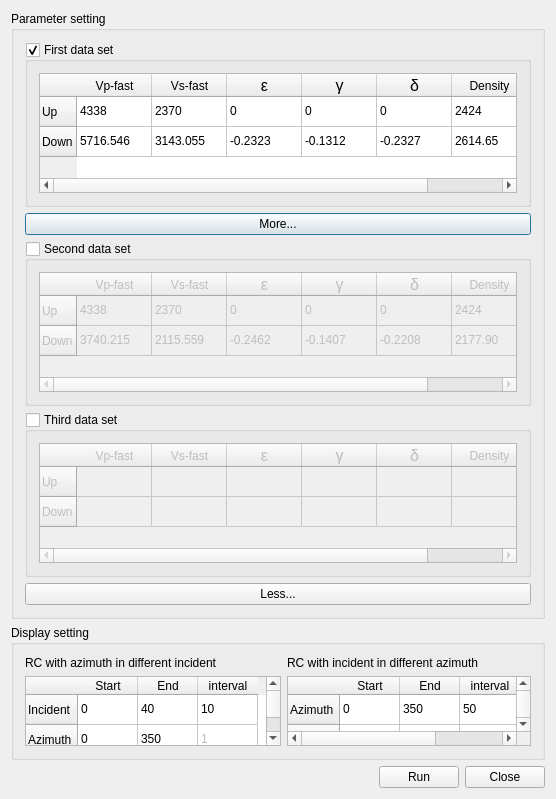
<?xml version="1.0" encoding="UTF-8"?>
<ui version="4.0">
 <class>CXDlgRruger</class>
 <widget class="QDialog" name="CXDlgRruger">
  <property name="geometry">
   <rect>
    <x>0</x>
    <y>0</y>
    <width>556</width>
    <height>760</height>
   </rect>
  </property>
  <property name="windowTitle">
   <string>Anisotropic (HTI) PP Reflection Coefficient Forwarding (Base on Ruger approximation)</string>
  </property>
  <layout class="QVBoxLayout" name="verticalLayout">
   <item>
    <widget class="QGroupBox" name="m_pGroupPara">
     <property name="title">
      <string>Parameter setting</string>
     </property>
     <property name="flat">
      <bool>true</bool>
     </property>
     <layout class="QVBoxLayout" name="verticalLayout_2">
      <item>
       <widget class="QGroupBox" name="m_pBoxTable0">
        <property name="title">
         <string>First data set</string>
        </property>
        <property name="checkable">
         <bool>true</bool>
        </property>
        <layout class="QGridLayout" name="gridLayout">
         <item row="0" column="0">
          <widget class="QTableWidget" name="m_pTable0">
           <property name="sizePolicy">
            <sizepolicy hsizetype="Expanding" vsizetype="Fixed">
             <horstretch>0</horstretch>
             <verstretch>0</verstretch>
            </sizepolicy>
           </property>
           <property name="maximumSize">
            <size>
             <width>16777215</width>
             <height>120</height>
            </size>
           </property>
           <attribute name="horizontalHeaderDefaultSectionSize">
            <number>75</number>
           </attribute>
           <row>
            <property name="text">
             <string>Up</string>
            </property>
           </row>
           <row>
            <property name="text">
             <string>Down</string>
            </property>
           </row>
           <column>
            <property name="text">
             <string>Vp-fast</string>
            </property>
           </column>
           <column>
            <property name="text">
             <string>Vs-fast</string>
            </property>
           </column>
           <column>
            <property name="text">
             <string>ε</string>
            </property>
            <property name="font">
             <font>
              <pointsize>12</pointsize>
              <weight>50</weight>
              <bold>false</bold>
             </font>
            </property>
           </column>
           <column>
            <property name="text">
             <string>γ</string>
            </property>
            <property name="font">
             <font>
              <pointsize>12</pointsize>
             </font>
            </property>
           </column>
           <column>
            <property name="text">
             <string>δ</string>
            </property>
            <property name="font">
             <font>
              <pointsize>12</pointsize>
             </font>
            </property>
           </column>
           <column>
            <property name="text">
             <string>Density</string>
            </property>
           </column>
           <item row="0" column="0">
            <property name="text">
             <string>4338</string>
            </property>
           </item>
           <item row="0" column="1">
            <property name="text">
             <string>2370</string>
            </property>
           </item>
           <item row="0" column="2">
            <property name="text">
             <string>0</string>
            </property>
           </item>
           <item row="0" column="3">
            <property name="text">
             <string>0</string>
            </property>
           </item>
           <item row="0" column="4">
            <property name="text">
             <string>0</string>
            </property>
           </item>
           <item row="0" column="5">
            <property name="text">
             <string>2424</string>
            </property>
           </item>
           <item row="1" column="0">
            <property name="text">
             <string>5716.546</string>
            </property>
           </item>
           <item row="1" column="1">
            <property name="text">
             <string>3143.055</string>
            </property>
           </item>
           <item row="1" column="2">
            <property name="text">
             <string>-0.2323</string>
            </property>
           </item>
           <item row="1" column="3">
            <property name="text">
             <string>-0.1312</string>
            </property>
           </item>
           <item row="1" column="4">
            <property name="text">
             <string>-0.2327</string>
            </property>
           </item>
           <item row="1" column="5">
            <property name="text">
             <string>2614.65</string>
            </property>
           </item>
          </widget>
         </item>
        </layout>
       </widget>
      </item>
      <item>
       <widget class="QPushButton" name="m_pBtnMore">
        <property name="text">
         <string>More...</string>
        </property>
       </widget>
      </item>
      <item>
       <widget class="QGroupBox" name="m_pBoxTable1">
        <property name="title">
         <string>Second data set</string>
        </property>
        <property name="checkable">
         <bool>true</bool>
        </property>
        <property name="checked">
         <bool>false</bool>
        </property>
        <layout class="QGridLayout" name="gridLayout_2">
         <item row="0" column="0">
          <widget class="QTableWidget" name="m_pTable1">
           <property name="sizePolicy">
            <sizepolicy hsizetype="Expanding" vsizetype="Fixed">
             <horstretch>0</horstretch>
             <verstretch>0</verstretch>
            </sizepolicy>
           </property>
           <property name="maximumSize">
            <size>
             <width>16777215</width>
             <height>120</height>
            </size>
           </property>
           <property name="showGrid">
            <bool>true</bool>
           </property>
           <attribute name="horizontalHeaderDefaultSectionSize">
            <number>75</number>
           </attribute>
           <row>
            <property name="text">
             <string>Up</string>
            </property>
           </row>
           <row>
            <property name="text">
             <string>Down</string>
            </property>
           </row>
           <column>
            <property name="text">
             <string>Vp-fast</string>
            </property>
           </column>
           <column>
            <property name="text">
             <string>Vs-fast</string>
            </property>
           </column>
           <column>
            <property name="text">
             <string>ε</string>
            </property>
            <property name="font">
             <font>
              <pointsize>12</pointsize>
             </font>
            </property>
           </column>
           <column>
            <property name="text">
             <string>γ</string>
            </property>
            <property name="font">
             <font>
              <pointsize>12</pointsize>
             </font>
            </property>
           </column>
           <column>
            <property name="text">
             <string>δ</string>
            </property>
            <property name="font">
             <font>
              <pointsize>12</pointsize>
             </font>
            </property>
           </column>
           <column>
            <property name="text">
             <string>Density</string>
            </property>
           </column>
           <item row="0" column="0">
            <property name="text">
             <string>4338</string>
            </property>
           </item>
           <item row="0" column="1">
            <property name="text">
             <string>2370</string>
            </property>
           </item>
           <item row="0" column="2">
            <property name="text">
             <string>0</string>
            </property>
           </item>
           <item row="0" column="3">
            <property name="text">
             <string>0</string>
            </property>
           </item>
           <item row="0" column="4">
            <property name="text">
             <string>0</string>
            </property>
           </item>
           <item row="0" column="5">
            <property name="text">
             <string>2424</string>
            </property>
           </item>
           <item row="1" column="0">
            <property name="text">
             <string>3740.215</string>
            </property>
           </item>
           <item row="1" column="1">
            <property name="text">
             <string>2115.559</string>
            </property>
           </item>
           <item row="1" column="2">
            <property name="text">
             <string>-0.2462</string>
            </property>
           </item>
           <item row="1" column="3">
            <property name="text">
             <string>-0.1407</string>
            </property>
           </item>
           <item row="1" column="4">
            <property name="text">
             <string>-0.2208</string>
            </property>
           </item>
           <item row="1" column="5">
            <property name="text">
             <string>2177.90</string>
            </property>
           </item>
          </widget>
         </item>
        </layout>
       </widget>
      </item>
      <item>
       <widget class="QGroupBox" name="m_pBoxTable2">
        <property name="title">
         <string>Third data set</string>
        </property>
        <property name="checkable">
         <bool>true</bool>
        </property>
        <property name="checked">
         <bool>false</bool>
        </property>
        <layout class="QGridLayout" name="gridLayout_3">
         <item row="0" column="0">
          <widget class="QTableWidget" name="m_pTable2">
           <property name="sizePolicy">
            <sizepolicy hsizetype="Expanding" vsizetype="Fixed">
             <horstretch>0</horstretch>
             <verstretch>0</verstretch>
            </sizepolicy>
           </property>
           <property name="maximumSize">
            <size>
             <width>16777215</width>
             <height>120</height>
            </size>
           </property>
           <attribute name="horizontalHeaderDefaultSectionSize">
            <number>75</number>
           </attribute>
           <row>
            <property name="text">
             <string>Up</string>
            </property>
           </row>
           <row>
            <property name="text">
             <string>Down</string>
            </property>
           </row>
           <column>
            <property name="text">
             <string>Vp-fast</string>
            </property>
           </column>
           <column>
            <property name="text">
             <string>Vs-fast</string>
            </property>
           </column>
           <column>
            <property name="text">
             <string>ε</string>
            </property>
            <property name="font">
             <font>
              <pointsize>12</pointsize>
             </font>
            </property>
           </column>
           <column>
            <property name="text">
             <string>γ</string>
            </property>
            <property name="font">
             <font>
              <pointsize>12</pointsize>
             </font>
            </property>
           </column>
           <column>
            <property name="text">
             <string>δ</string>
            </property>
            <property name="font">
             <font>
              <pointsize>12</pointsize>
             </font>
            </property>
           </column>
           <column>
            <property name="text">
             <string>Density</string>
            </property>
           </column>
          </widget>
         </item>
        </layout>
       </widget>
      </item>
      <item>
       <widget class="QPushButton" name="m_pBtnLess">
        <property name="text">
         <string>Less...</string>
        </property>
       </widget>
      </item>
     </layout>
    </widget>
   </item>
   <item>
    <widget class="QGroupBox" name="m_pGroupDisplay">
     <property name="title">
      <string>Display setting</string>
     </property>
     <property name="flat">
      <bool>true</bool>
     </property>
     <layout class="QFormLayout" name="formLayout">
      <item row="0" column="0">
       <widget class="QLabel" name="m_pLabelAzimuth">
        <property name="text">
         <string>RC with azimuth in different incident</string>
        </property>
       </widget>
      </item>
      <item row="1" column="0">
       <widget class="QTableWidget" name="m_pTableAzimuth">
        <property name="maximumSize">
         <size>
          <width>16777215</width>
          <height>120</height>
         </size>
        </property>
        <attribute name="horizontalHeaderDefaultSectionSize">
         <number>60</number>
        </attribute>
        <row>
         <property name="text">
          <string>Incident</string>
         </property>
        </row>
        <row>
         <property name="text">
          <string>Azimuth</string>
         </property>
        </row>
        <column>
         <property name="text">
          <string>Start</string>
         </property>
        </column>
        <column>
         <property name="text">
          <string>End</string>
         </property>
        </column>
        <column>
         <property name="text">
          <string>interval</string>
         </property>
        </column>
        <item row="0" column="0">
         <property name="text">
          <string>0</string>
         </property>
        </item>
        <item row="0" column="1">
         <property name="text">
          <string>40</string>
         </property>
        </item>
        <item row="0" column="2">
         <property name="text">
          <string>10</string>
         </property>
        </item>
        <item row="1" column="0">
         <property name="text">
          <string>0</string>
         </property>
        </item>
        <item row="1" column="1">
         <property name="text">
          <string>350</string>
         </property>
        </item>
        <item row="1" column="2">
         <property name="text">
          <string>1</string>
         </property>
         <property name="flags">
          <set>ItemIsSelectable|ItemIsDragEnabled|ItemIsUserCheckable</set>
         </property>
        </item>
       </widget>
      </item>
      <item row="0" column="1">
       <widget class="QLabel" name="m_pLabelIncident">
        <property name="text">
         <string>RC with incident in different azimuth</string>
        </property>
       </widget>
      </item>
      <item row="1" column="1">
       <widget class="QTableWidget" name="m_pTableIncident">
        <property name="maximumSize">
         <size>
          <width>16777215</width>
          <height>120</height>
         </size>
        </property>
        <attribute name="horizontalHeaderDefaultSectionSize">
         <number>60</number>
        </attribute>
        <row>
         <property name="text">
          <string>Azimuth</string>
         </property>
        </row>
        <row>
         <property name="text">
          <string>Incident</string>
         </property>
        </row>
        <column>
         <property name="text">
          <string>Start</string>
         </property>
        </column>
        <column>
         <property name="text">
          <string>End</string>
         </property>
        </column>
        <column>
         <property name="text">
          <string>interval</string>
         </property>
        </column>
        <item row="0" column="0">
         <property name="text">
          <string>0</string>
         </property>
        </item>
        <item row="0" column="1">
         <property name="text">
          <string>350</string>
         </property>
        </item>
        <item row="0" column="2">
         <property name="text">
          <string>50</string>
         </property>
        </item>
        <item row="1" column="0">
         <property name="text">
          <string>0</string>
         </property>
        </item>
        <item row="1" column="1">
         <property name="text">
          <string>40</string>
         </property>
        </item>
        <item row="1" column="2">
         <property name="text">
          <string>1</string>
         </property>
         <property name="flags">
          <set>ItemIsSelectable|ItemIsDragEnabled|ItemIsUserCheckable</set>
         </property>
        </item>
       </widget>
      </item>
     </layout>
    </widget>
   </item>
   <item>
    <layout class="QHBoxLayout" name="m_pLayoutStdBtn">
     <item>
      <spacer name="horizontalSpacer">
       <property name="orientation">
        <enum>Qt::Horizontal</enum>
       </property>
       <property name="sizeHint" stdset="0">
        <size>
         <width>40</width>
         <height>20</height>
        </size>
       </property>
      </spacer>
     </item>
     <item>
      <widget class="QPushButton" name="m_pBtnRun">
       <property name="text">
        <string>Run</string>
       </property>
      </widget>
     </item>
     <item>
      <widget class="QPushButton" name="m_pBtnClose">
       <property name="text">
        <string>Close</string>
       </property>
      </widget>
     </item>
    </layout>
   </item>
  </layout>
 </widget>
 <layoutdefault spacing="6" margin="11"/>
 <resources/>
 <connections>
  <connection>
   <sender>m_pBtnMore</sender>
   <signal>clicked()</signal>
   <receiver>m_pBtnMore</receiver>
   <slot>hide()</slot>
   <hints>
    <hint type="sourcelabel">
     <x>361</x>
     <y>213</y>
    </hint>
    <hint type="destinationlabel">
     <x>536</x>
     <y>213</y>
    </hint>
   </hints>
  </connection>
  <connection>
   <sender>m_pBtnMore</sender>
   <signal>clicked()</signal>
   <receiver>m_pBoxTable1</receiver>
   <slot>show()</slot>
   <hints>
    <hint type="sourcelabel">
     <x>205</x>
     <y>205</y>
    </hint>
    <hint type="destinationlabel">
     <x>197</x>
     <y>238</y>
    </hint>
   </hints>
  </connection>
  <connection>
   <sender>m_pBtnMore</sender>
   <signal>clicked()</signal>
   <receiver>m_pBoxTable2</receiver>
   <slot>show()</slot>
   <hints>
    <hint type="sourcelabel">
     <x>284</x>
     <y>198</y>
    </hint>
    <hint type="destinationlabel">
     <x>288</x>
     <y>389</y>
    </hint>
   </hints>
  </connection>
  <connection>
   <sender>m_pBtnMore</sender>
   <signal>clicked()</signal>
   <receiver>m_pBtnLess</receiver>
   <slot>show()</slot>
   <hints>
    <hint type="sourcelabel">
     <x>217</x>
     <y>203</y>
    </hint>
    <hint type="destinationlabel">
     <x>230</x>
     <y>553</y>
    </hint>
   </hints>
  </connection>
  <connection>
   <sender>m_pBtnLess</sender>
   <signal>clicked()</signal>
   <receiver>m_pBtnLess</receiver>
   <slot>hide()</slot>
   <hints>
    <hint type="sourcelabel">
     <x>422</x>
     <y>553</y>
    </hint>
    <hint type="destinationlabel">
     <x>516</x>
     <y>557</y>
    </hint>
   </hints>
  </connection>
  <connection>
   <sender>m_pBtnLess</sender>
   <signal>clicked()</signal>
   <receiver>m_pBoxTable1</receiver>
   <slot>hide()</slot>
   <hints>
    <hint type="sourcelabel">
     <x>327</x>
     <y>548</y>
    </hint>
    <hint type="destinationlabel">
     <x>277</x>
     <y>296</y>
    </hint>
   </hints>
  </connection>
  <connection>
   <sender>m_pBtnLess</sender>
   <signal>clicked()</signal>
   <receiver>m_pBoxTable2</receiver>
   <slot>hide()</slot>
   <hints>
    <hint type="sourcelabel">
     <x>290</x>
     <y>552</y>
    </hint>
    <hint type="destinationlabel">
     <x>277</x>
     <y>455</y>
    </hint>
   </hints>
  </connection>
  <connection>
   <sender>m_pBtnLess</sender>
   <signal>clicked()</signal>
   <receiver>m_pBtnMore</receiver>
   <slot>show()</slot>
   <hints>
    <hint type="sourcelabel">
     <x>93</x>
     <y>551</y>
    </hint>
    <hint type="destinationlabel">
     <x>104</x>
     <y>205</y>
    </hint>
   </hints>
  </connection>
 </connections>
</ui>
